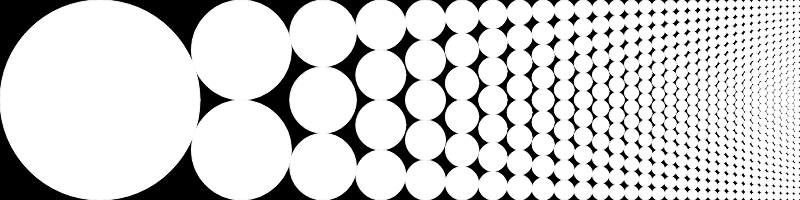
Frame 1 (no input)
Frame 60 (no input): identical to frame 1, image omitted
Frame 120 (the mouse pressed at the canvas centre since frame 60): identical to frame 1, image omitted

The p5.js sketch that drew this single still picture (run headless with seeded random() and noise() and a simulated clock; from frame 60 on, the mouse is pressed at the canvas centre):

// p5.js sketch
// ── sketch.js
// Saw something similar yesterday on @sableraph's stream
// and wanted to replicate it. it kind of works.
// did it from memory, so not sure how close it's to the original, or even who was the original author.
//
// by @ktorn
// 04.05.2022

function setup() {
  createCanvas(800, 200);
  fill(255);
  stroke(255);
}

function draw() {
  background(0);
  
  circle(height/2, height/2, height);
  getNextColumn(height, height/2, 1);
}

function getNextColumn(canvasHeight, prevX, colCount) {
  
  if(prevX > width) {
    return;
  }
  
  let diameter = canvasHeight / (colCount + 1);
  let radius = diameter / 2;
  
  let prevDiameter = canvasHeight / colCount;
  let prevRadius = prevDiameter / 2;
  
  let h = prevRadius + radius;
  let c1 = prevRadius / (colCount + 1);
  
  // good old pythagorean theorem seems to help here
  
  let c2 = sqrt(h**2 - c1**2);
  
  let x = prevX + c2;
  
  let d = dist(prevX, prevRadius, x, radius);

  
  for(let i = 0; i < colCount + 1; i++) {
    circle(x, (i * radius*2) + radius, diameter);
  }
  
  
  // only did this sketch because I knew I'd use recursion
  getNextColumn(canvasHeight, x, colCount+1);
  
} 
